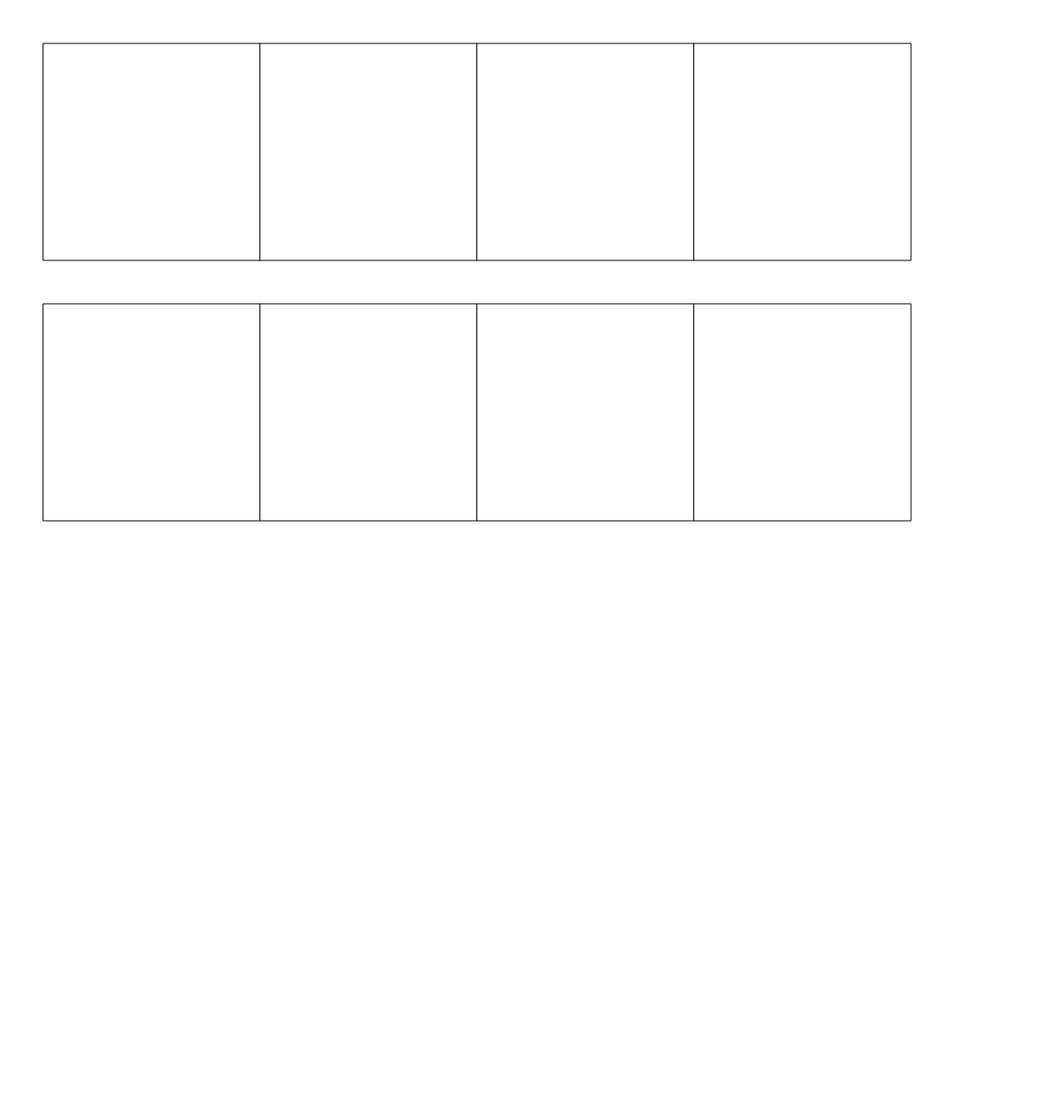
Frame 1 (no input)
Frame 60 (no input): identical to frame 1, image omitted
Frame 120 (the mouse pressed at the canvas centre since frame 60): identical to frame 1, image omitted

The p5.js sketch that drew this single still picture (run headless with seeded random() and noise() and a simulated clock; from frame 60 on, the mouse is pressed at the canvas centre):

// p5.js sketch
// ── sketch.js
var pot1 = "Real Madrid, Bayern Munich, Juventus, Benfica, Chelsea, Shakhtar Donetsk, Monaco, Spartak Moscow".split(", ");
var pot2 = "Barcelona, Atletico Madrid, Paris Saint-Germain, Borussia Dortmund, Sevilla, Manchester City, Porto, Manchester United".split(", ");
var pot3 = "Napoli, Tottenham, FC Basel, Roma, Besiktas, Olympiakos, Anderlecht, Liverpool".split(", ");
var pot4 = "Celtic, CSKA Moscow, Sporting CP, APOEL, Feyenoord, Maribor, Qarabag, RB Leipzig".split(", ");

var groupa = [];
var groupb = [];
var groupc = [];
var groupd = [];
var groupe = [];
var groupf = [];
var groupg = [];
var grouph = [];

function getRandomTeam(pot){
  var random_number = Math.floor(Math.random()* pot.length);
  var elem = pot1.splice(random_number,1);
  return elem;
}

function setup() {
  	stroke(0);
  	createCanvas(1224,1288);

    print(getRandomTeam(pot1));
}

function draw() {
  	background(255,255,255);
    rect(50,50,250,250);
    rect(300,50,250,250);
    rect(550,50,250,250);
    rect(800,50,250,250);
    rect(50,350,250,250);
    rect(300,350,250,250);
    rect(550,350,250,250);
    rect(800,350,250,250);
    fill(255,255,255);



}
